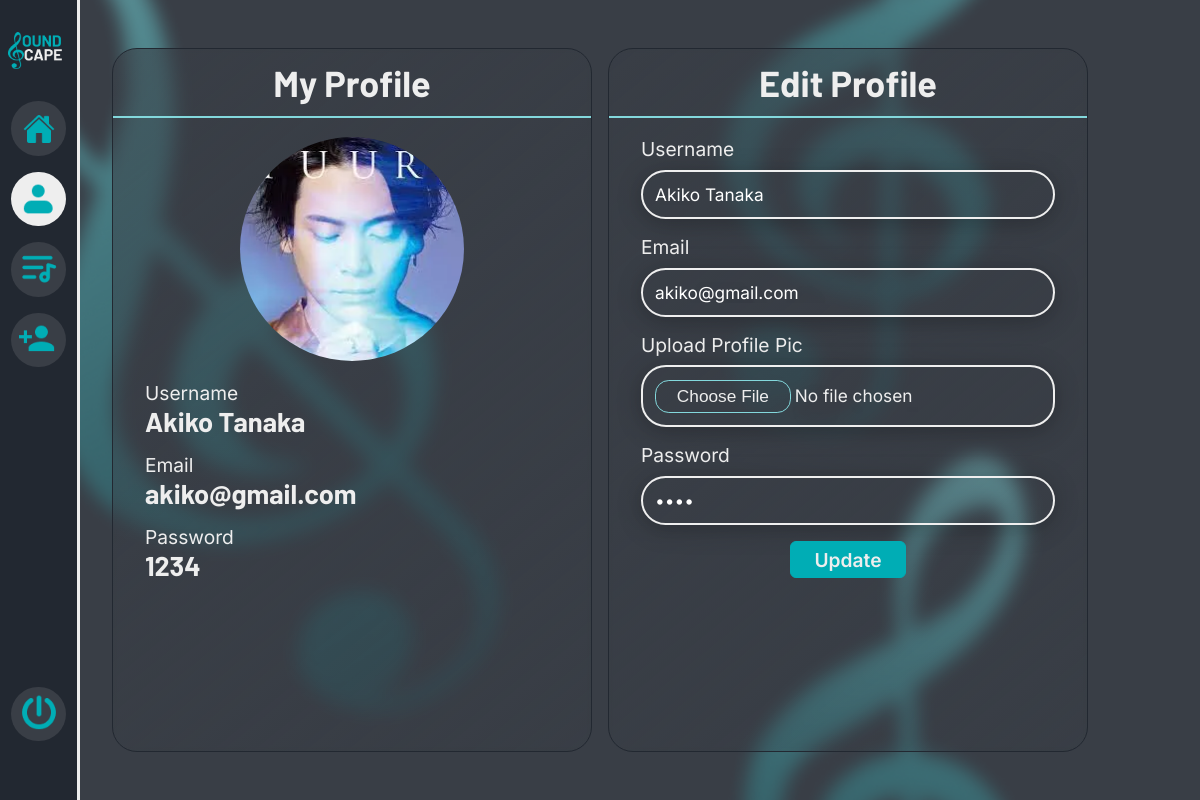
/user_profile (signed in), run on the app's committed database.
### music/tables.py (models this page shows)
class Users(db.Model):
    __tablename__="user"
    user_id=db.Column(db.Integer,primary_key=True,autoincrement=True)
    user_name=db.Column(db.String,nullable=False,unique=True)
    email=db.Column(db.String,nullable=False,unique=True)
    password=db.Column(db.String,nullable=False)
    profile_pic=db.Column(db.String,nullable=False,default="creator_default_profile.webp")

### music/routes.py (the view, shortened to what this page needs)
@app.route("/user_profile",methods=["GET","POST"])
def user_profile():
    if session.get("email") :
        q=tables.Users.query.filter(tables.Users.email == session["email"]).first()
        q1=tables.Playlist.query.filter(tables.Playlist.playlist_creator == q.user_name).first()
        return render_template("profile.html",data=q,error="")
    return redirect("/user_login")

### music/templates/profile.html (shortened to what this page needs)
<!DOCTYPE html>
<html lang="en">
<head>
    <link rel="stylesheet" href="../static/css/dashboard.css">
    <link rel="stylesheet" href="../static/css/song.css">
    <link rel="stylesheet" href="../static/css/styles.css">
    <link rel="stylesheet" href="../static/css/profile.css">
    <link rel="stylesheet" href="../static/css/playlist.css">
</head>
<body>
    <main class="main1">
        <aside class="sidebar" >
            <img src="../static/images/Logo.png" alt="logo" class="logo">
            <div class="nav-links">
                <div class="nav1">
                    <a href="/user_dashboard" class="link"><img src="../static/images/home.png" alt="home_link" class="nav-img"></a>
                    <a href="/user_profile" class="link active"><img src="../static/images/profile.png" alt="profile_link" class="nav-img"></a>
                    <a href="/user_createplaylist" class="link"><img src="../static/images/playlist.png" alt="create_playlist_link" class="nav-img"></a>
                    <a href="/creator_account" class="link"><img src="../static/images/creator.png" alt="creator_register_link" class="nav-img"></a>
                </div>
                <div class="nav2">
                    <a href="/user_logout" class="link"><img src="../static/images/logout.png" alt="logout" class="nav-img"></a>
                </div>
            </div>
        </aside>
        <section class="profileboard">
            <div class="profile">
                <header class="header">
                    <h1 class="heading1">My Profile</h1>
                </header>
                <div class="profile_container">
                    <div class="pic_container">
                        <img src="../static/songcollection/cover/{{data.profile_pic}}" alt="user_profile_pic" class="profile_pic1">
                    </div>
                    <div class="desc1">
                        <div class="user-info">
                            <p class="subtitle1">Username</h2>
                            <h2 class="title">{{data.user_name}}</p>
                        </div>
                        <div class="user-info">
                            <p class="subtitle1">Email</h2>
                            <h2 class="title">{{data.email}}</p>
                        </div>
                        <div class="user-info">
                            <p class="subtitle1">Password</h2>
                            <h2 class="title">{{data.password}}</p>
                        </div>
                    </div>
                </div>
            </div>
            <div class="profile">
                <header class="header">
                    <h1 class="heading1">Edit Profile</h1>
                </header>
                <div class="profile_container">
                    <form class="desc4"  method="post">
                        <div class="user-info">
                            <label class="subtitle1" for="username">Username</h2>
                            <input type="text" name="username" id="username" class="input1 input-modify" placeholder="Enter Your Name" value="{{data.user_name}}">
                        </div>
                        <div class="user-info">
                            <label class="subtitle1" for="email">Email</h2>
                            <input type="email" name="email" id="email" class="input1 input-modify" placeholder="Enter Your Email" value="{{data.email}}">
                        </div>
                        <div class="user-info">
                            <label class="subtitle1" for="upload-pic">Upload Profile Pic</h2>
                            <input type="file" name="upload-pic" id="upload-pic" class="input1 input-modify file-input" accept="images/*">
                        </div>
                        <div class="user-info">
                            <label class="subtitle1">Password</h2>
                            <input type="password" name="password" id="password" class="input1 input-modify" placeholder="Enter Your Password" value="{{data.password}}">
                        </div>
                        <div class="btns">
                            <button type="submit" class="btn-1">Update</button>
                        </div>
                    </form>
                </div>
            </div>
        </section>
    </main>
</body>
</html>

### music/static/css/dashboard.css (style rules this page uses)
* { --primary-color-: #393E46; --secondary-color1-: #EEEEEE; --secondary-color2-: #222831; --accent-color1-: #00ADB5; --accent-color2-: #83D8DC; --accent-color3-: #076267; --accent-color4-: #393E46; --error-color-: rgb(250, 40, 40); }
* { box-sizing: border-box; margin: 0; padding: 0; }
.logo { width: 80%; margin: 2em 0 0 0; }
.main1 { width: 100%; display: flex; position: absolute; }
.nav1, .nav2, .nav-links, .sidebar { width: 100%; display: flex; flex-direction: column; align-items: center; }
.nav1 { gap: 1em; }
.nav-img { width: 3em; }
.nav-links { margin: 2em 0 0 0; height: 80vh; justify-content: space-between; }
.sidebar { position: fixed; top: 0%; left: 0%; width: 16%; max-width: 32em; height: 100vh; z-index: 20; border-right: 0.2em solid var(--secondary-color1-); background-color: var(--secondary-color2-); }
.link, .active { display: flex; justify-content: center; align-items: center; border-radius: 50%; padding: 0.2em; background-color: var(--primary-color-); }
.active { background-color: var(--secondary-color1-); }
.dashboardHeading, .subheading, .title { color: var(--Secondary-1, #EEE); font-family: Barlow; font-size: 2.5em; font-style: normal; font-weight: 700; }
.title, .subtitle1 { color: var(--secondary-color1-); text-decoration: none; font-size: 1.7em; margin: 0; }
.subtitle1 { font-size: 1.2em; font-family: Inter; font-weight: 400; }
@media screen and (min-width:1024px) { .sidebar { max-width: 5em; } }

### music/static/css/song.css (style rules this page uses)
* { --primary-color-: #393E46; --secondary-color1-: #EEEEEE; --secondary-color2-: #222831; --accent-color1-: #00ADB5; --accent-color2-: #83D8DC; --accent-color3-: #076267; --accent-color4-: #393E46; }

### music/static/css/styles.css (style rules this page uses)
* { --primary-color-: #393E46; --secondary-color1-: #EEEEEE; --secondary-color2-: #222831; --accent-color1-: #00ADB5; --accent-color2-: #83D8DC; --accent-color3-: #076267; --accent-color4-: #393E46; }
* { padding: 0; margin: 0; box-sizing: border-box; transition: all linear 0.5s; user-select: none; scroll-behavior: smooth; }
.para, .btn-1, .btn-2 { font-family: 'Inter', sans-serif; }
.btn-1, .btn-2 { cursor: pointer; color: var(--secondary-color1-); font-weight: 600; font-size: 0.7em; padding: 0.3em 1.2em; border: none; border-radius: 6px; background: #00ADB5; border: 1px solid #00ADB5; transition: all 0.5s ease-in; }
@media screen and (min-width:1024px) { .btn-1, .btn-2 { font-size: 1.2em; } }

### music/static/css/profile.css (style rules this page uses)
* { --primary-color-: #393E46; --secondary-color1-: #EEEEEE; --secondary-color2-: #222831; --accent-color1-: #00ADB5; --accent-color2-: #83D8DC; --accent-color3-: #076267; --accent-color4-: #393E46; }
.profileboard { width: 100%; display: flex; flex-direction: row; height: 100vh; justify-content: center; gap: 1em; background: url("../images/loginbg.png"); background-size: cover; }
.header { width: 100%; display: flex; justify-content: center; padding: 0.5em; color: var(--secondary-color1-); font-family: Barlow; font-size: 1.5em; border-bottom: 0.1em solid var(--accent-color2-) }
.profile_container, .desc2 { display: flex; flex-direction: column; align-items: flex-start; }
.profile { width: 90%; max-width: 30em; display: flex; flex-direction: column; gap: 1.2em; border-radius: 25px; border: 0.1em solid var(--secondary-color2-); background: linear-gradient(141deg, rgba(57, 62, 70, 0.60) 1.83%, rgba(57, 62, 70, 0.10) 100%); margin: 3em 0; backdrop-filter: blur(0.2em); }
.pic_container { align-self: center; }
.profile_pic1 { width: 14em; aspect-ratio: 3/3; object-fit: cover; border-radius: 50%; }
.desc1, .desc4 { margin: 1em 2em 0em; display: flex; flex-direction: column; gap: 1em; }
.desc4 { margin: 0 2em; }
.btns { width: 100%; display: flex; justify-content: center; }
.input-modify { margin: 0.5em 0 0; }

### music/static/css/playlist.css (style rules this page uses)
* { --primary-color-: #393E46; --secondary-color1-: #EEEEEE; --secondary-color2-: #222831; --accent-color1-: #00ADB5; --accent-color2-: #83D8DC; --accent-color3-: #076267; --accent-color4-: #393E46; --error-color-: rgb(250, 40, 40); }
.input1 { color: #FFF; text-shadow: 15px 12px 50px rgba(0, 0, 0, 0.30); font-family: Inter; font-size: 0.9em; padding: 0.7em; border-radius: 25px; border: 2px solid #EFEFEF; width: 100%; background: none; box-shadow: 0px 4px 25px 0px rgba(0, 0, 0, 0.25); }
.file-input { color: var(--secondary-color1-); }

### data on the page
Users: profile_pic (picture), user_name "Akiko Tanaka", email "akiko@gmail.com", password "1234", username "Akiko Tanaka"
